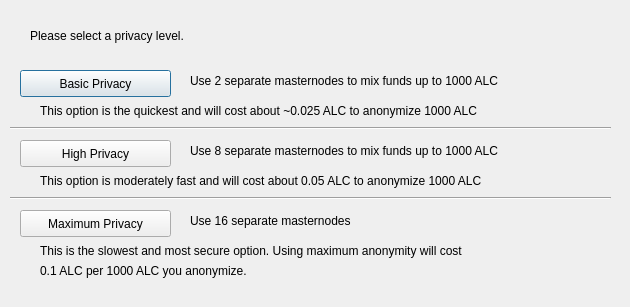
<?xml version="1.0" encoding="UTF-8"?>
<ui version="4.0">
 <class>DarksendConfig</class>
 <widget class="QDialog" name="DarksendConfig">
  <property name="geometry">
   <rect>
    <x>0</x>
    <y>0</y>
    <width>630</width>
    <height>307</height>
   </rect>
  </property>
  <property name="windowTitle">
   <string>Configure PrivateSend</string>
  </property>
  <widget class="QPushButton" name="buttonBasic">
   <property name="geometry">
    <rect>
     <x>20</x>
     <y>70</y>
     <width>151</width>
     <height>27</height>
    </rect>
   </property>
   <property name="text">
    <string>Basic Privacy</string>
   </property>
  </widget>
  <widget class="QPushButton" name="buttonHigh">
   <property name="geometry">
    <rect>
     <x>20</x>
     <y>140</y>
     <width>151</width>
     <height>27</height>
    </rect>
   </property>
   <property name="text">
    <string>High Privacy</string>
   </property>
  </widget>
  <widget class="QPushButton" name="buttonMax">
   <property name="geometry">
    <rect>
     <x>20</x>
     <y>210</y>
     <width>151</width>
     <height>27</height>
    </rect>
   </property>
   <property name="text">
    <string>Maximum Privacy</string>
   </property>
  </widget>
  <widget class="QLabel" name="label">
   <property name="geometry">
    <rect>
     <x>30</x>
     <y>20</y>
     <width>571</width>
     <height>31</height>
    </rect>
   </property>
   <property name="text">
    <string>Please select a privacy level.</string>
   </property>
  </widget>
  <widget class="QLabel" name="label_2">
   <property name="geometry">
    <rect>
     <x>190</x>
     <y>70</y>
     <width>421</width>
     <height>21</height>
    </rect>
   </property>
   <property name="text">
    <string>Use 2 separate masternodes to mix funds up to 1000 ALC</string>
   </property>
  </widget>
  <widget class="QLabel" name="label_3">
   <property name="geometry">
    <rect>
     <x>190</x>
     <y>140</y>
     <width>411</width>
     <height>21</height>
    </rect>
   </property>
   <property name="text">
    <string>Use 8 separate masternodes to mix funds up to 1000 ALC</string>
   </property>
  </widget>
  <widget class="QLabel" name="label_4">
   <property name="geometry">
    <rect>
     <x>190</x>
     <y>210</y>
     <width>421</width>
     <height>21</height>
    </rect>
   </property>
   <property name="text">
    <string>Use 16 separate masternodes</string>
   </property>
  </widget>
  <widget class="QLabel" name="label_6">
   <property name="geometry">
    <rect>
     <x>40</x>
     <y>100</y>
     <width>561</width>
     <height>21</height>
    </rect>
   </property>
   <property name="text">
    <string>This option is the quickest and will cost about ~0.025 ALC to anonymize 1000 ALC</string>
   </property>
  </widget>
  <widget class="QLabel" name="label_7">
   <property name="geometry">
    <rect>
     <x>40</x>
     <y>170</y>
     <width>561</width>
     <height>21</height>
    </rect>
   </property>
   <property name="text">
    <string>This option is moderately fast and will cost about 0.05 ALC to anonymize 1000 ALC</string>
   </property>
  </widget>
  <widget class="QLabel" name="label_8">
   <property name="geometry">
    <rect>
     <x>40</x>
     <y>240</y>
     <width>561</width>
     <height>21</height>
    </rect>
   </property>
   <property name="text">
    <string>This is the slowest and most secure option. Using maximum anonymity will cost</string>
   </property>
  </widget>
  <widget class="QLabel" name="label_9">
   <property name="geometry">
    <rect>
     <x>40</x>
     <y>260</y>
     <width>561</width>
     <height>21</height>
    </rect>
   </property>
   <property name="text">
    <string>0.1 ALC per 1000 ALC you anonymize.</string>
   </property>
  </widget>
  <widget class="Line" name="line">
   <property name="geometry">
    <rect>
     <x>10</x>
     <y>120</y>
     <width>601</width>
     <height>16</height>
    </rect>
   </property>
   <property name="orientation">
    <enum>Qt::Horizontal</enum>
   </property>
  </widget>
  <widget class="Line" name="line_2">
   <property name="geometry">
    <rect>
     <x>10</x>
     <y>190</y>
     <width>601</width>
     <height>16</height>
    </rect>
   </property>
   <property name="orientation">
    <enum>Qt::Horizontal</enum>
   </property>
  </widget>
 </widget>
 <resources/>
 <connections/>
</ui>
